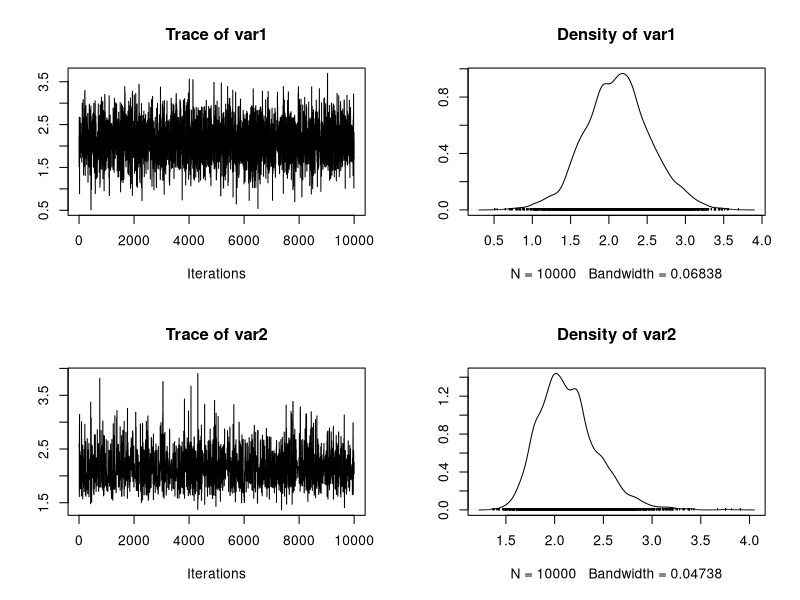
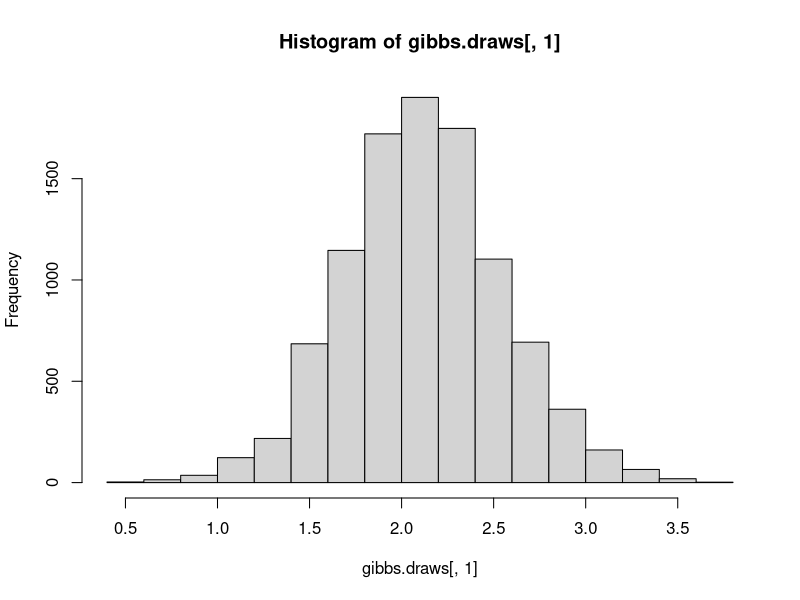
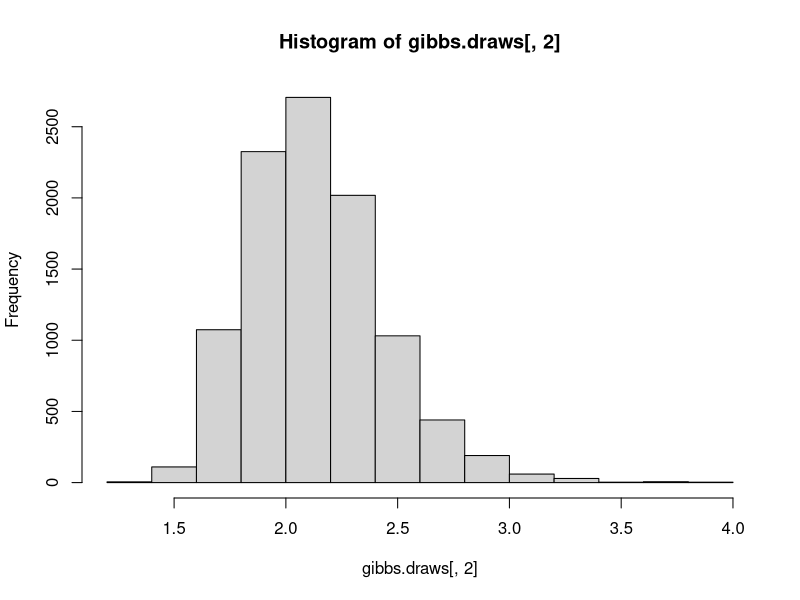
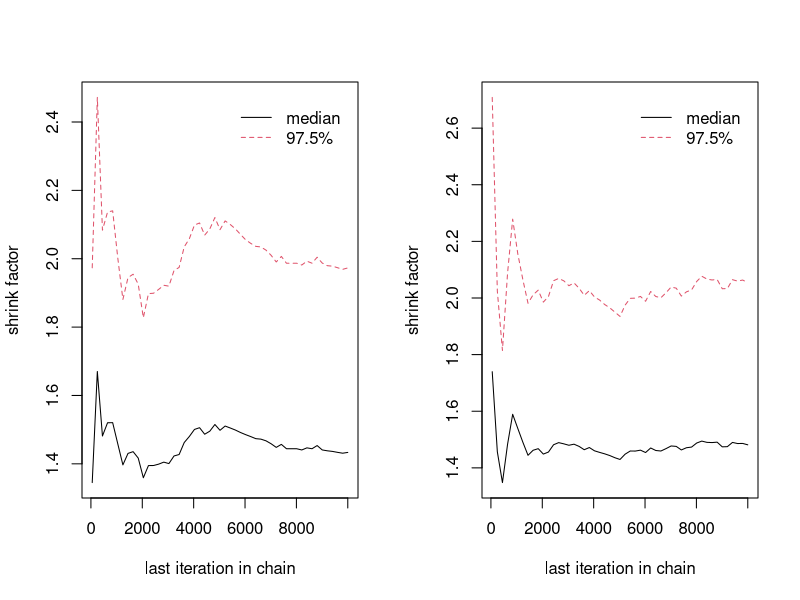
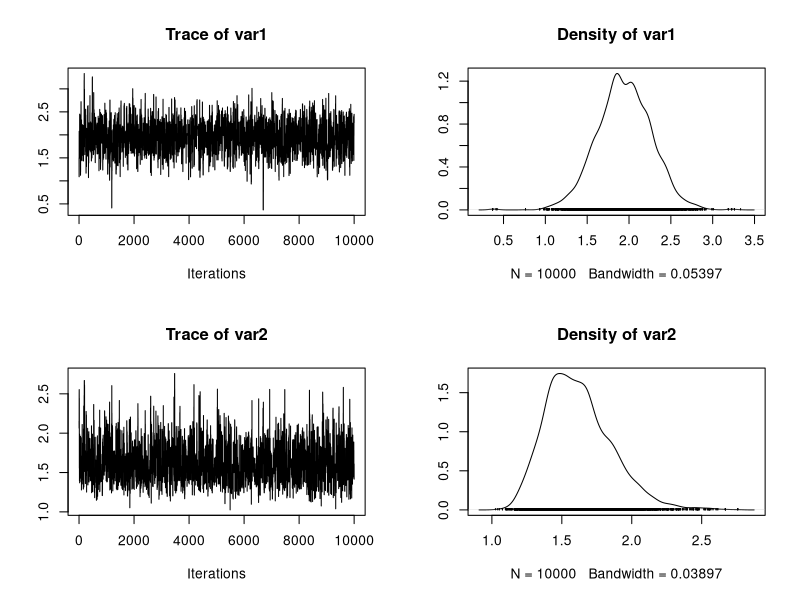
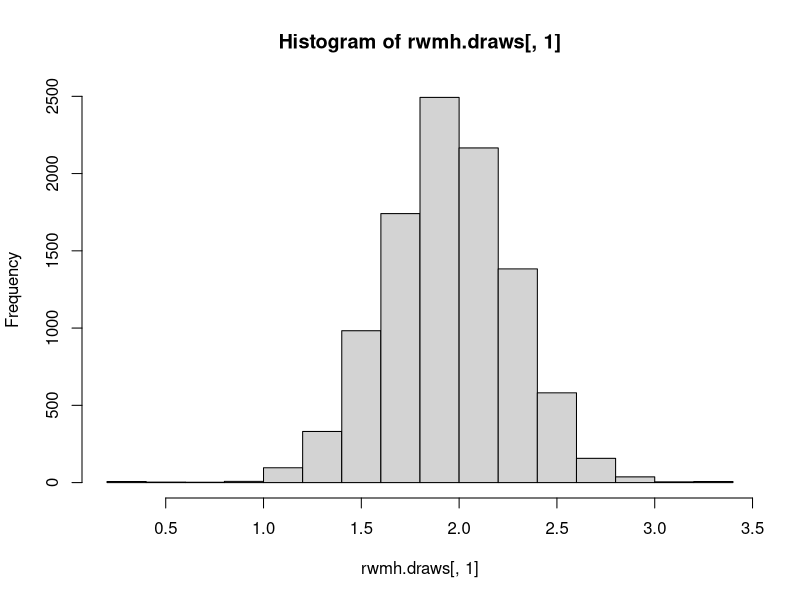
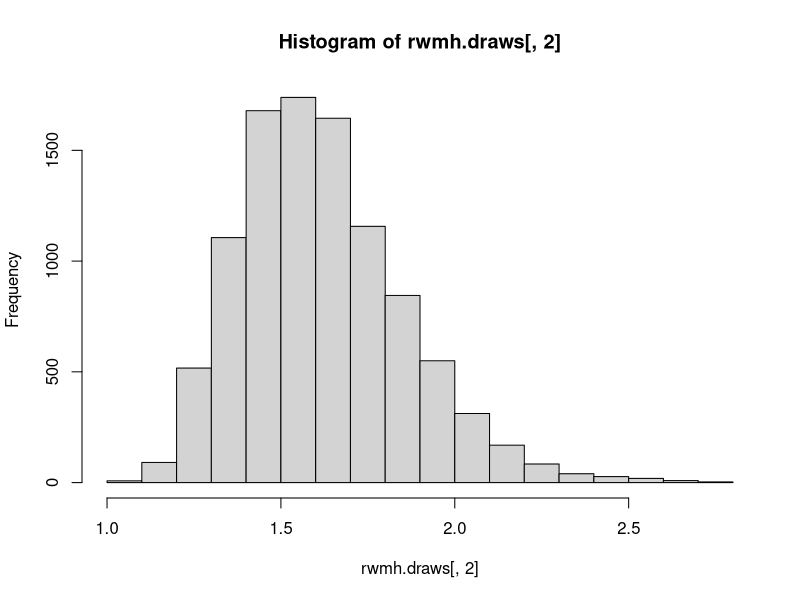
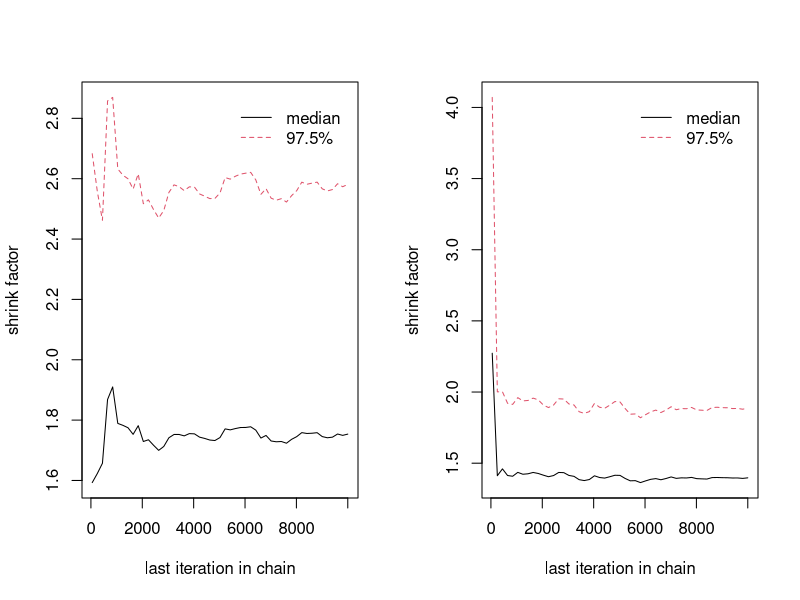

Write R code to recreate these figures, in order.
Gibbs <- function(sims, burnin){
  library(coda);
  # generate some data
  n = 25;
  data_X = rnorm(n, mean = 2, sd = 2);
  #posterior probability
  post_prob = function(x){                    
    prior = x[2]^(-2);
    m=1;
    for(j in data_X){
      m = m * dnorm(j, mean=x[1],sd=x[2])
    }
    prob_pos=m*prior;
    return (prob_pos)
  }
  #initial point
  theta.current <- c(2, 2)
  #define RWMH function
  theta.mh <- matrix(NA, nrow = sims, ncol = 2)
  theta.update <- function(index,theta.current) {
    if (index == 1){
      theta.can <- rnorm(1, theta.current[1], 1);
      theta.can =c(theta.can,theta.current[2]);
    }
    else{
      theta.can <- rgamma(1, theta.current[2], 1);
      theta.can =c(theta.current[1],theta.can);
    }
    
    accept.prob <- min(1,post_prob(theta.can)/post_prob(theta.current))
    if(runif(1) <= accept.prob)
      theta.can
    else
      theta.current
  }
  
  for(i in 1:sims){
    theta.current <- theta.update(1, theta.current);
    theta.mh[i,1] = theta.current[1];
    theta.current<- theta.update(2, theta.current);
    theta.mh[i,2] = theta.current[2]
  }
  res <- mcmc(theta.mh[(1+burnin):sims,])
  cat("Acceptance Rate:", 1-rejectionRate(res), "\n")
  return(res)
}

# With respect to gibbs sampling
gibbs.draws <- Gibbs(sims  = 11000, burnin = 1000)

# Plot the trace and the marginal posterior density
plot(gibbs.draws)
hist(gibbs.draws[,1])
hist(gibbs.draws[,2])

gibbs.draws1 <- Gibbs(sims  = 11000, burnin = 1000)
gibbs.draws2 <- Gibbs(sims  = 11000, burnin = 1000)
gibbs.draws3 <- Gibbs(sims  = 11000, burnin = 1000)
gibbs.draws4 <- Gibbs(sims  = 11000, burnin = 1000)
gibbs.draws5 <- Gibbs(sims  = 11000, burnin = 1000)
gibbs.list <- list(gibbs.draws1, gibbs.draws2, gibbs.draws3, gibbs.draws4, gibbs.draws5)

# Plotting how PSRF Changes through Iteration
gelman.diag(gibbs.list)
gelman.plot(gibbs.list)


# RW
TwoDRW <- function(sims, burnin){
  library(coda);
  require(MASS)
  # generate some data
  n = 25;
  data_X = rnorm(n, mean = 2, sd = 2);
  #posterior probability
  post_prob = function(x){                    
    prior = x[2]^(-2);
    m=1;
    for(j in data_X){
      m = m * dnorm(j, mean=x[1],sd=x[2])
    }
    prob_pos=m*prior;
    return (prob_pos)
  }
  
  #initial point
  start =c(2,2);
  
  # use 2-D normal as candidate distribution and sepcify variance-convariance matrix
  mle_fit <- fitdistr(data_X, "normal")
  cand.sd <- unname(diag(mle_fit$sd))
  
  # define the random walk Metropolis-Hastings sampling function
  theta.cur <- start
  draws <- matrix( NA, nrow = sims, ncol = 2)
  for(i in 1:sims){
    theta.can <- mvrnorm(1, theta.cur, cand.sd)
    if (theta.can[1]>0 && theta.can[2]>0)
      if(runif(1) <= min(1, post_prob(theta.can)
                         /post_prob(theta.cur)))
        theta.cur <- theta.can
      draws[i, ] <- theta.cur
  }
  return(mcmc(unname(draws[(burnin + 1):sims, ])))
}

# With respect to Two D random walk Metropolis Hastings
rwmh.draws <- TwoDRW(sims  = 13000, burnin = 3000)
cat("Acceptance Rate:", 1-rejectionRate(rwmh.draws), "\n")

# Plot the trace and the marginal posterior density
plot(rwmh.draws)
hist(rwmh.draws[,1])
hist(rwmh.draws[,2])

rwmh.draws1 <- TwoDRW(sims  = 13000, burnin = 3000)
rwmh.draws2 <- TwoDRW(sims  = 13000, burnin = 3000)
rwmh.draws3 <- TwoDRW(sims  = 13000, burnin = 3000)
rwmh.draws4 <- TwoDRW(sims  = 13000, burnin = 3000)
rwmh.draws5 <- TwoDRW(sims  = 13000, burnin = 3000)
rwmh.list <- list(rwmh.draws1, rwmh.draws2, rwmh.draws3, rwmh.draws4, rwmh.draws5)

# Plotting how PSRF Changes through Iteration
gelman.diag(rwmh.list)
gelman.plot(rwmh.list)
